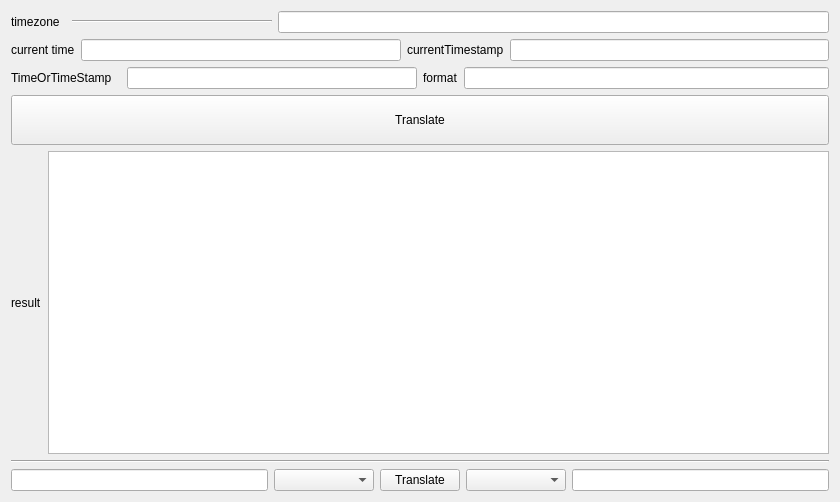
<?xml version="1.0" encoding="UTF-8"?>
<ui version="4.0">
 <class>Form</class>
 <widget class="QWidget" name="Form">
  <property name="geometry">
   <rect>
    <x>0</x>
    <y>0</y>
    <width>840</width>
    <height>502</height>
   </rect>
  </property>
  <property name="windowTitle">
   <string>Timestamp</string>
  </property>
  <layout class="QVBoxLayout" name="verticalLayout_4">
   <item>
    <layout class="QVBoxLayout" name="verticalLayout_3">
     <item>
      <layout class="QHBoxLayout" name="horizontalLayout_6">
       <item>
        <widget class="QLabel" name="label_6">
         <property name="text">
          <string>timezone</string>
         </property>
        </widget>
       </item>
       <item>
        <widget class="Line" name="line">
         <property name="orientation">
          <enum>Qt::Horizontal</enum>
         </property>
        </widget>
       </item>
       <item>
        <widget class="Line" name="line_2">
         <property name="minimumSize">
          <size>
           <width>200</width>
           <height>0</height>
          </size>
         </property>
         <property name="orientation">
          <enum>Qt::Horizontal</enum>
         </property>
        </widget>
       </item>
       <item>
        <widget class="QLineEdit" name="timezone"/>
       </item>
      </layout>
     </item>
     <item>
      <layout class="QVBoxLayout" name="verticalLayout_2">
       <item>
        <layout class="QHBoxLayout" name="horizontalLayout_5">
         <item>
          <widget class="QLabel" name="label_4">
           <property name="text">
            <string>current time</string>
           </property>
          </widget>
         </item>
         <item>
          <widget class="QLineEdit" name="currentTime">
           <property name="minimumSize">
            <size>
             <width>300</width>
             <height>0</height>
            </size>
           </property>
           <property name="readOnly">
            <bool>true</bool>
           </property>
          </widget>
         </item>
         <item>
          <widget class="QLabel" name="label_5">
           <property name="text">
            <string>currentTimestamp</string>
           </property>
          </widget>
         </item>
         <item>
          <widget class="QLineEdit" name="currentTimeStamp">
           <property name="readOnly">
            <bool>true</bool>
           </property>
          </widget>
         </item>
        </layout>
       </item>
       <item>
        <layout class="QVBoxLayout" name="verticalLayout">
         <item>
          <layout class="QHBoxLayout" name="horizontalLayout_4">
           <item>
            <layout class="QHBoxLayout" name="horizontalLayout">
             <item>
              <widget class="QLabel" name="label">
               <property name="sizePolicy">
                <sizepolicy hsizetype="Preferred" vsizetype="Preferred">
                 <horstretch>0</horstretch>
                 <verstretch>0</verstretch>
                </sizepolicy>
               </property>
               <property name="minimumSize">
                <size>
                 <width>110</width>
                 <height>0</height>
                </size>
               </property>
               <property name="text">
                <string>TimeOrTimeStamp</string>
               </property>
              </widget>
             </item>
             <item>
              <widget class="QLineEdit" name="inputZone"/>
             </item>
            </layout>
           </item>
           <item>
            <layout class="QHBoxLayout" name="horizontalLayout_3">
             <item>
              <widget class="QLabel" name="label_3">
               <property name="text">
                <string>format</string>
               </property>
              </widget>
             </item>
             <item>
              <widget class="QLineEdit" name="timeFormat"/>
             </item>
            </layout>
           </item>
          </layout>
         </item>
         <item>
          <widget class="QPushButton" name="pushButton">
           <property name="minimumSize">
            <size>
             <width>0</width>
             <height>50</height>
            </size>
           </property>
           <property name="text">
            <string>Translate</string>
           </property>
          </widget>
         </item>
         <item>
          <layout class="QHBoxLayout" name="horizontalLayout_2">
           <item>
            <widget class="QLabel" name="label_2">
             <property name="text">
              <string>result</string>
             </property>
            </widget>
           </item>
           <item>
            <widget class="QTextEdit" name="resultZone">
             <property name="readOnly">
              <bool>true</bool>
             </property>
            </widget>
           </item>
          </layout>
         </item>
        </layout>
       </item>
      </layout>
     </item>
    </layout>
   </item>
   <item>
    <widget class="Line" name="line_3">
     <property name="orientation">
      <enum>Qt::Horizontal</enum>
     </property>
    </widget>
   </item>
   <item>
    <layout class="QHBoxLayout" name="horizontalLayout_7">
     <item>
      <widget class="QLineEdit" name="lineEdit"/>
     </item>
     <item>
      <widget class="QComboBox" name="comboBox">
       <property name="minimumSize">
        <size>
         <width>100</width>
         <height>0</height>
        </size>
       </property>
      </widget>
     </item>
     <item>
      <widget class="QPushButton" name="translate2">
       <property name="text">
        <string>Translate</string>
       </property>
      </widget>
     </item>
     <item>
      <widget class="QComboBox" name="comboBox_2">
       <property name="minimumSize">
        <size>
         <width>100</width>
         <height>0</height>
        </size>
       </property>
      </widget>
     </item>
     <item>
      <widget class="QLineEdit" name="lineEdit_2">
       <property name="readOnly">
        <bool>true</bool>
       </property>
      </widget>
     </item>
    </layout>
   </item>
  </layout>
 </widget>
 <resources/>
 <connections/>
</ui>
